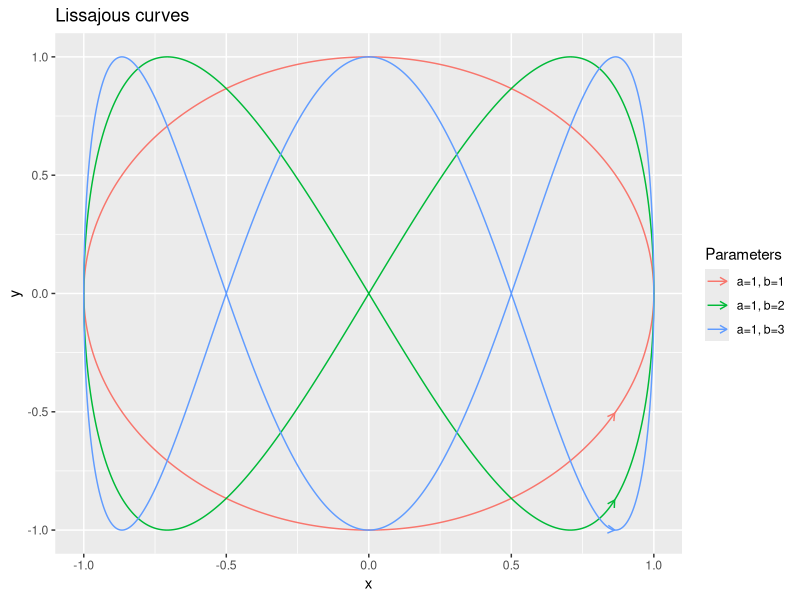
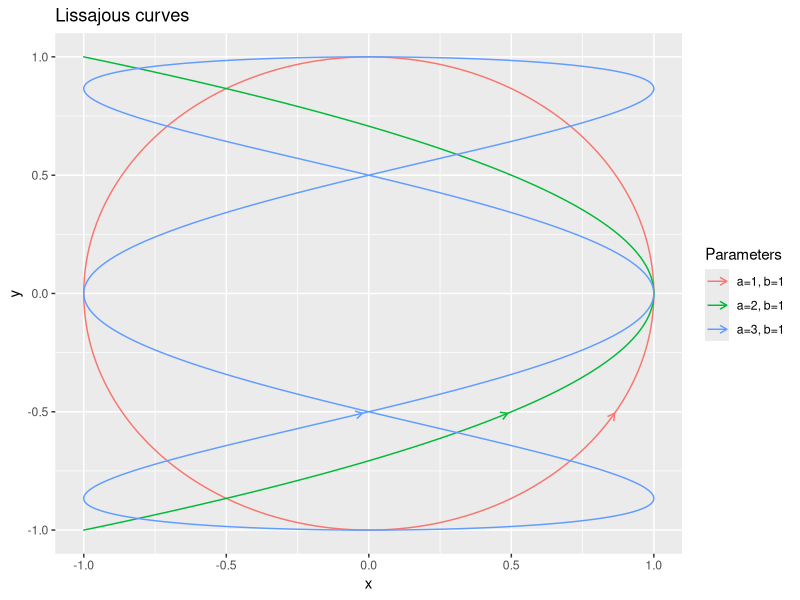
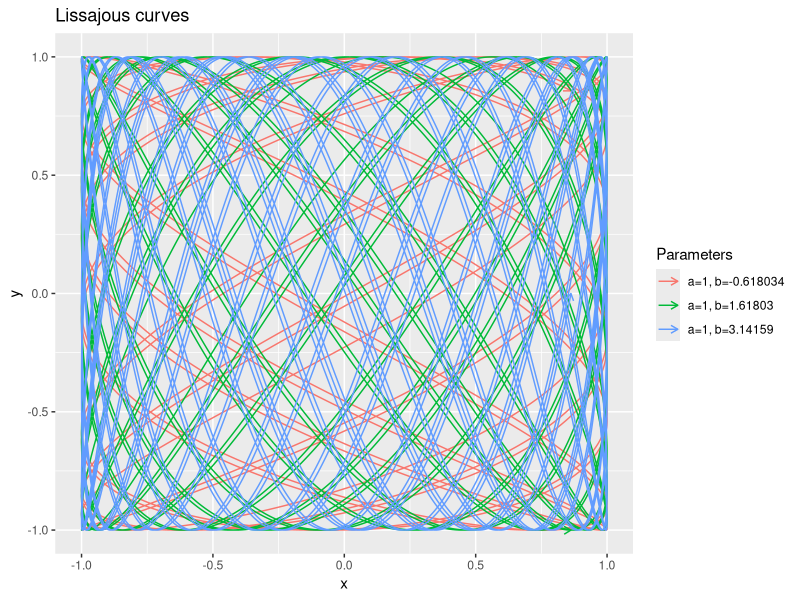
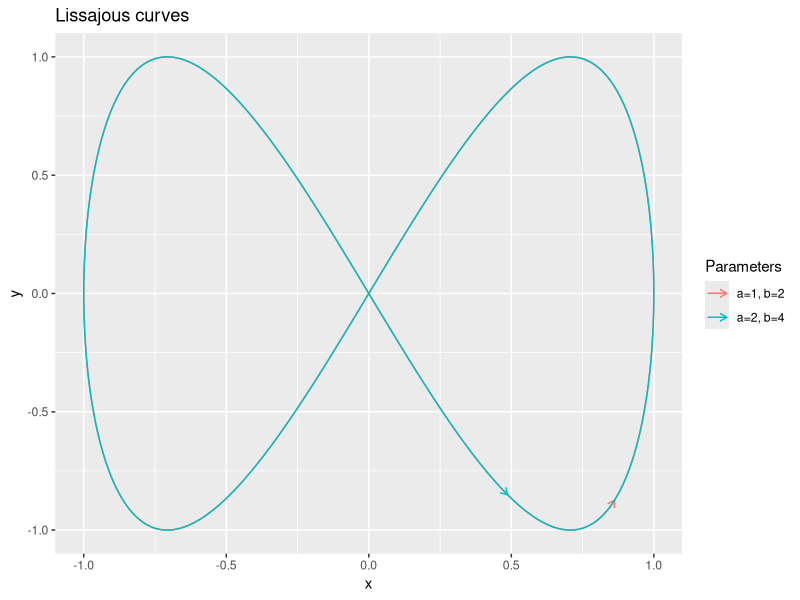
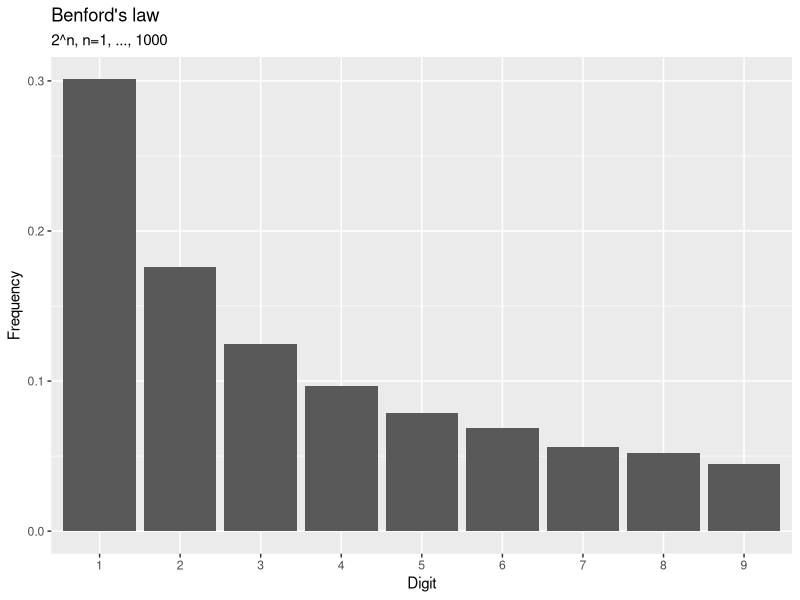
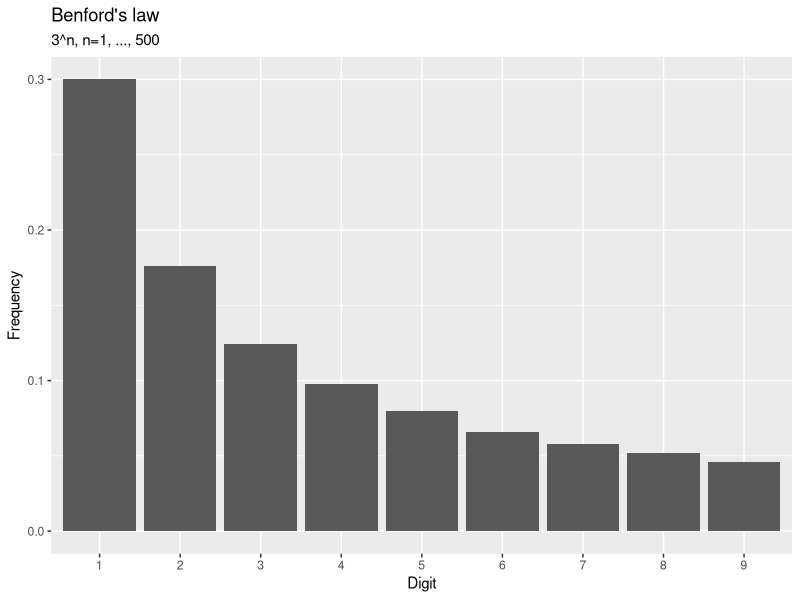
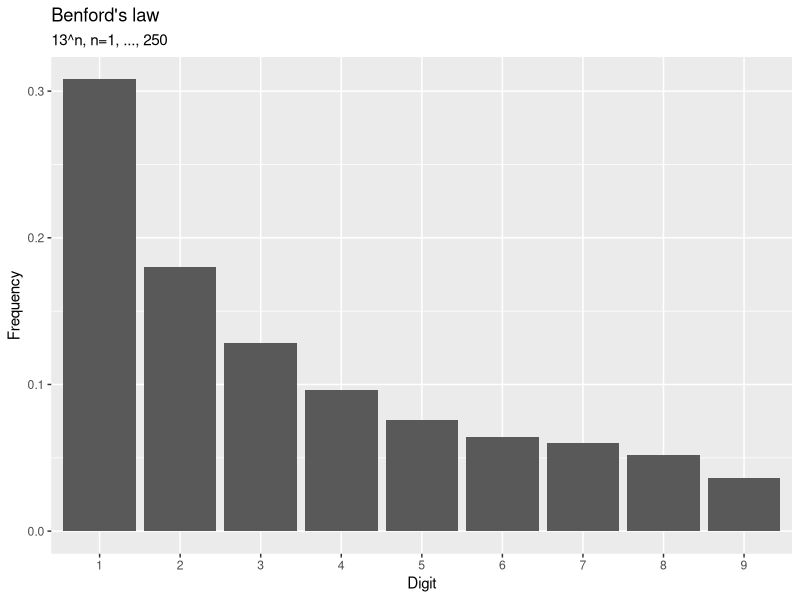

The R script that drew these images, in order:
# Russell Legate-Yang
# Lissajous curves and Benford's law
library(ggplot2)


# Lissajous curves --------------------------------------------------------
tmax = 100
tstep = 0.001

lj_paths = function(a, b, tmax, tstep) {
  ts = seq(0, tmax, by = tstep)
  xs = cos(a * ts)
  ys = sin(b * ts)
  params = rep(sprintf('a=%g, b=%g', a, b), length(ts))
  df = data.frame(x = xs, y = ys, Parameters = params)
  return(df)
}

lj_plot = function(df, filename) {
  p = ggplot(data = df, aes(x = x, y = y, color = Parameters)) +
    geom_path(arrow = arrow(length = unit(0.2, 'cm'))) + 
    labs(title = 'Lissajous curves')
    ggsave(filename, plot = p, width = 7, height = 5)
}

# a = 1, b integer 
filenamea1bint = '/Users/rclegateyang/Documents/Math/ODEs/results/lj-benford/a1bint.png'
intub = 3
as = rep(1, intub)
bs = seq(intub)
dfa1bint = do.call(rbind, lapply(1:intub, function(i) lj_paths(as[i], bs[i], tmax = tmax, tstep = tstep)))
lj_plot(dfa1bint, filenamea1bint)

# a integer, b = 1  
filenameaintb1 = '/Users/rclegateyang/Documents/Math/ODEs/results/lj-benford/aintb1.png'
as = seq(intub) 
bs = rep(1, intub)
dfaintb1 = do.call(rbind, lapply(1:intub, function(i) lj_paths(as[i], bs[i], tmax = tmax, tstep = tstep)))
lj_plot(dfaintb1, filenameaintb1)

# a = 1, b irrational
filenamea1birr = '/Users/rclegateyang/Documents/Math/ODEs/results/lj-benford/a1birr.png'
as = rep(1, intub)
bs = c(0.5 + sqrt(5) * 0.5, 0.5 - sqrt(5) * 0.5, pi)
dfa1birr = do.call(rbind, lapply(1:intub, function(i) lj_paths(as[i], bs[i], tmax = tmax, tstep = tstep)))
lj_plot(dfa1birr, filenamea1birr)

# lambda * a, lambda * b
filenamescaled = '/Users/rclegateyang/Documents/Math/ODEs/results/lj-benford/scaled.png'
lambda = 2
as = 1 * (lambda ** seq(0, 1))
bs = 2 * (lambda ** seq(0, 1))
dfscaled = do.call(rbind, lapply(1:2, function(i) lj_paths(as[i], bs[i], tmax = tmax, tstep = tstep)))
lj_plot(dfscaled, filenamescaled)

# Benford's law -----------------------------------------------------------
benford_plot = function(base, N, filename) {
  counts = table(as.numeric(substr(base ** seq(1, N), 1, 1)))
  df = data.frame(Digit = names(counts), Frequency = (as.vector(counts) / N))
  subtitle = sprintf('%g^n, n=1, ..., %g', base, N)
  p = ggplot(data = df, aes(x = Digit, y = Frequency)) +
    geom_bar(stat = "identity") + 
    labs(title = "Benford's law", subtitle = subtitle)
  ggsave(filename, plot = p, width = 7, height = 5)
}
benford_plot(2, 1000, '/Users/rclegateyang/Documents/Math/ODEs/results/lj-benford/base2N1000.png')
benford_plot(3, 500, '/Users/rclegateyang/Documents/Math/ODEs/results/lj-benford/base3N500.png')
benford_plot(13, 250, '/Users/rclegateyang/Documents/Math/ODEs/results/lj-benford/base13N250.png')

